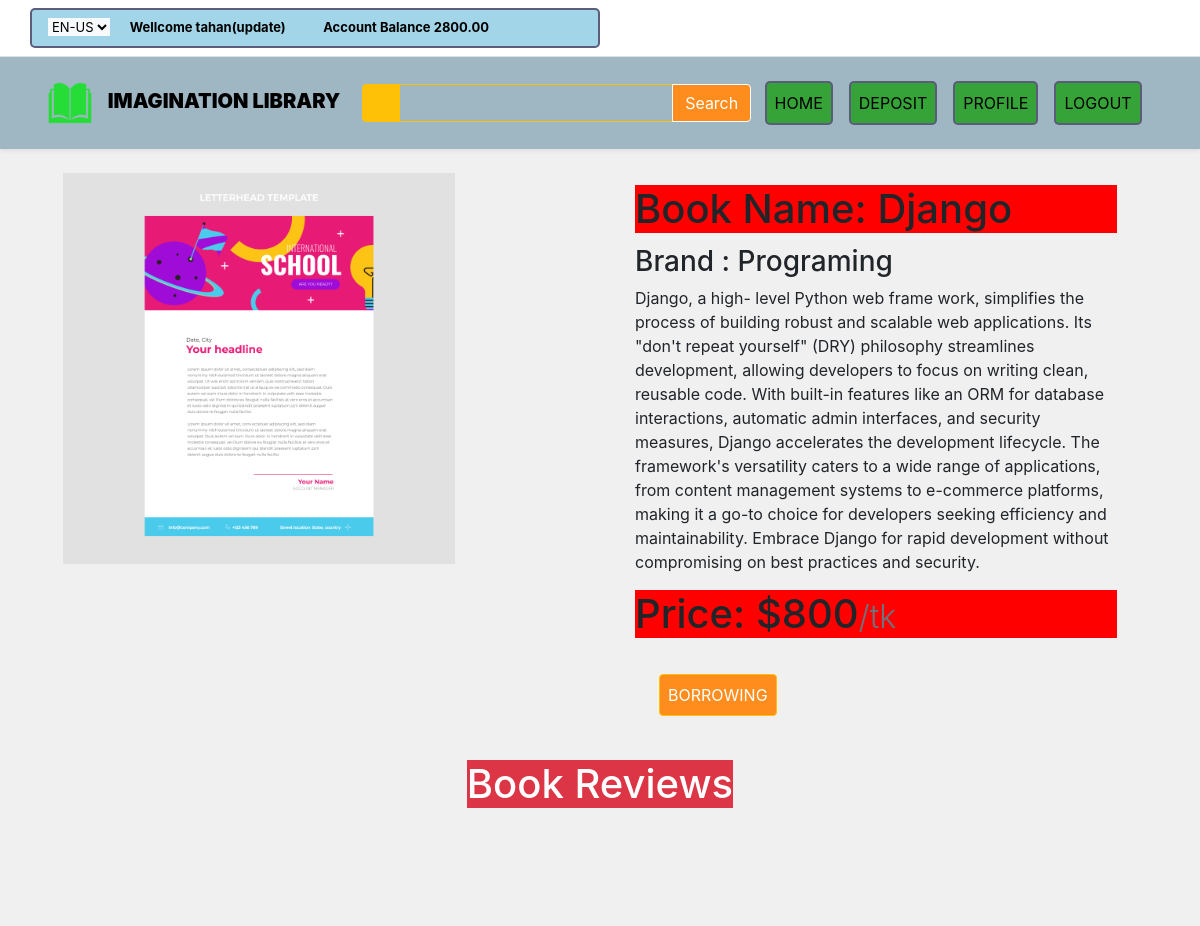
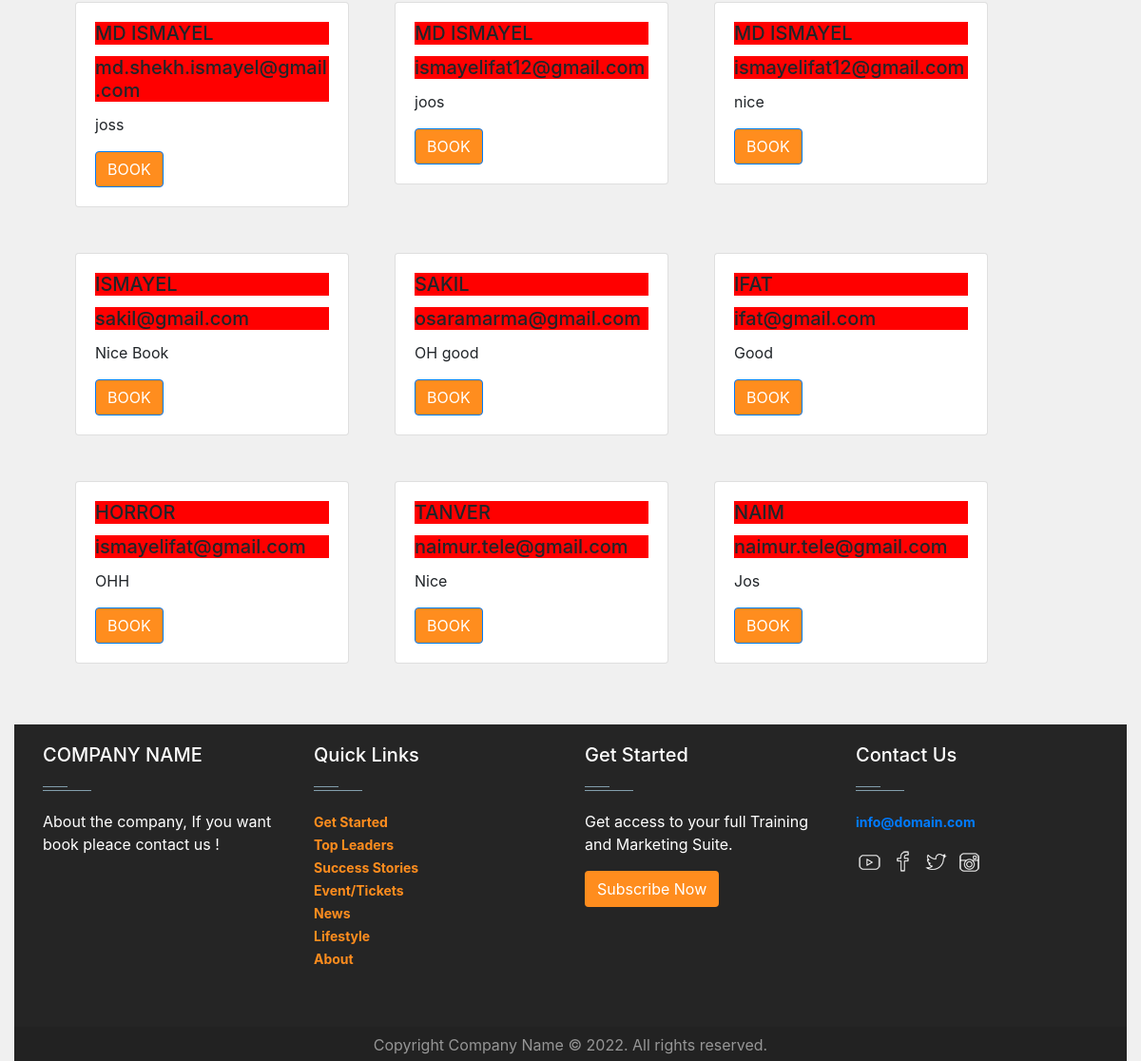
The app's page /details/details/1 (signed in) with its own data (2 pictures, top to bottom).
### accounts/models.py (models this page shows, shortened)
class UserLibraryAccount(models.Model):
    user = models.OneToOneField(User, related_name='account', on_delete=models.CASCADE)
    account_no = models.IntegerField(unique=True)
    balance = models.DecimalField(default=0, max_digits=12, decimal_places=2)
    Name = models.CharField(max_length=50)
    birth_date = models.DateField(null=True, blank=True)
    gender = models.CharField(max_length=10, choices=GENDER_TYPE)

### bookposts/models.py (models this page shows, shortened)
class Post(models.Model):
    image = models.ImageField(upload_to='bookposts/media/uploads', blank=True, null=True)
    book_name = models.CharField(max_length=100)
    book_detail = models.TextField()
    book_price = models.IntegerField()
    category = models.ForeignKey(Cetagory, on_delete=models.CASCADE)

class Review(models.Model):
    post = models.ForeignKey(Post, on_delete=models.CASCADE, related_name='reviews')
    name = models.CharField(max_length=100)
    email = models.EmailField()
    body = models.TextField()

### category/models.py (models this page shows)
class Cetagory(models.Model):
    Name = models.CharField(max_length=100)
    def __str__(self):
        return self.Name

### bookposts/views.py (the view)
# urls.py: path('details/<int:id>', views.BookPostView.as_view(), name='detail_post'),
class BookPostView(DetailView):
    model = models.Post
    pk_url_kwarg = 'id'
    template_name = 'details.html'
    context_object_name = 'bookpost_app'
    def get_context_data(self, **kwargs):
        context = super().get_context_data(**kwargs)
        post =self.object
        reviews = post.reviews.all()
        review_form = forms.ReviewForm()
        context['reviews'] = reviews
        context['reviews_form'] = review_form
        return context

### bookposts/forms.py
class ReviewForm(forms.ModelForm):
    class Meta:
        model = Review
        fields = ['name', 'email', 'body']

### bookposts/templates/details.html (shortened to what this page needs)
{% extends 'base.html' %}
{% load crispy_forms_tags %}
{% block content %}
<div>
<div class=" d-flex flex-wrap px-5 pt-3 " style="background-color: None;">
  <div class="col-6 ">
    <img src="{{bookpost_app.image.url}}" class="card-img-top pt-2 w-75 m-auto" alt="..." />
  </div>
  <div class="col-6 ">
    <div class="card-body">
      <h1 class="card-title">Book Name: {{bookpost_app.book_name}}</h1>
      <h3 class="card-text">Brand : {{bookpost_app.category}}</h3>
      <p class="card-text">{{bookpost_app.book_detail}}</p>
      <h1 class="card-title pricing-card-title">Price: ${{bookpost_app.book_price}}<small class="text-muted fw-light">/tk</small></h1>
      {%if user.is_authenticated %}
      <a class="m-4 p-2 text-uppercase btn btn-outline-warning" href="{% url 'borrowed_book' bookpost_app.id %}">Borrowing</a>
      {% endif %}
  </div>
  </div>
</div>
</div>
<div class="col-12">
  <div class="d-flex justify-content-center align-items-center">
  <h1 class="  text-bg-danger"><span>  Book Reviews</h1></span>
  </div>
<div class="col-12 p-3">
<div class="d-flex flex-wrap  pt-5 m-4">
{% for review in reviews %}
<div class="m-4">
<div class="card" style="width: 18rem;">
  <div class="card-body">
    <h5 class="card-title text-uppercase" >{{review.name}}</h5>
    <h5 class="card-title">{{review.email}}</h5>
    <p class="card-text">{{review.body}}</p>
    <a href="#" class="btn btn-primary text-uppercase">book</a>
  </div>
</div>
</div>
{% endfor %}
</div>
</div>
{% endblock %}

### templates/base.html (shortened to what this page needs)
{% load static %}
<!doctype html>
<html lang="en">
  <head>
    <link rel="stylesheet" href="{% static 'style.css' %}">
    <link href="https://cdn.jsdelivr.net/npm/bootstrap@5.3.2/dist/css/bootstrap.min.css" rel="stylesheet">
    <link rel="stylesheet" href="https://cdnjs.cloudflare.com/ajax/libs/font-awesome/6.5.1/css/fontawesome.min.css">
    <link rel="stylesheet" href="https://stackpath.bootstrapcdn.com/bootstrap/4.5.2/css/bootstrap.min.css">
  </head>
  <body>
          {% if request.user.is_authenticated %}
    <div class="superNav border-bottom py-2 bg-white " style="background-color: #ffffff,;">
      <div class="container">
        <div class="row">
          <div class="col-lg-6 col-md-6 col-sm-12 col-xs-12 centerOnMobile lock-buttons">
            <select  class="me-3 border-0 bg-light">
              <option value="en-us">EN-US</option>
            </select>
            <span class="d-none d-lg-inline-block d-md-inline-block d-sm-inline-block d-xs-none me-3"><strong>Wellcome {{request.user.account.Name}}</strong></span>
            <span class="me-3"><i class="fa-solid fa-phone me-1 text-warning"></i> <strong>Account Balance {{request.user.account.balance}}</strong></span>
          </div>
          <div class="col-lg-6 col-md-6 col-sm-12 col-xs-12 d-none d-lg-block d-md-block-d-sm-block d-xs-none text-end">
            <span class="me-3"><i class="fa-solid fa-phone me-1 text-warning"></i> <strong></strong></span>
            <span class="me-3"><i class="fa-solid fa-phone me-1 text-warning"></i> <strong></strong></span>
          </div>
        </div>
      </div>
    </div>
    {% endif %}
    <nav class="navbar navbar-expand-lg   sticky-top navbar-light p-3 shadow-sm" style="background-color: #9fb6c3;">
      <div class="container">
        <a class="navbar-brand" href="#"><img src="/static/logo.png" alt="Imagination Library Logo"  width="50" height="40" class="img-fluid me-2">
          <strong>IMAGINATION LIBRARY</strong></a>
        <div class=" collapse navbar-collapse" id="navbarNavDropdown">
          <div class="ms-auto d-none d-lg-block">
            <div class="input-group">
              <span class="border-warning input-group-text bg-warning text-white"><i class="fa-solid fa-magnifying-glass"></i></span>
              <input type="text" class="form-control border-warning" style="color:#7a7a7a">
              <button class="btn btn-warning text-white">Search</button>
            </div>
          </div>
          <ul class="navbar-nav ms-auto ">
            <li class="nav-item">
              <a class="nav-link mx-2 text-uppercase active lock-buttonsx" aria-current="page" href="{% url 'home' %}">Home</a>
            </li>
            {% if request.user.is_authenticated %}
            <li class="nav-item">
              <a class="nav-link mx-2 text-uppercase lock-buttonsx" href="{% url 'deposit_money' %}">Deposit</a>
            </li>
            <li class="nav-item">
              <a class="nav-link mx-2 text-uppercase lock-buttonsx" href="{% url 'profile' %}">Profile</a>
            </li>
            <li class="nav-item">
              <a class="nav-link mx-2 text-uppercase lock-buttonsx" href="{% url 'logout' %}">Logout</a>
            </li>
            {% endif %}
          </ul>
        </div>
      </div>
    </nav>
    {% block content %}
    {% endblock %}
    <footer id="footer" class="footer-1">
      <div class="main-footer widgets-dark typo-light">
      <div class="container">
      <div class="row">
      <div class="col-xs-12 col-sm-6 col-md-3">
      <div class="widget subscribe no-box">
      <h5 class="widget-title">COMPANY NAME<span></span></h5>
      <p>About the company, If you want book pleace contact us ! </p>
      </div>
      </div>
      <div class="col-xs-12 col-sm-6 col-md-3">
      <div class="widget no-box">
      <h5 class="widget-title">Quick Links<span></span></h5>
      <ul class="thumbnail-widget">
      <li>
      <div class="thumb-content"><a href="#.">Get Started</a></div>
      </li>
      <li>
      <div class="thumb-content"><a href="#.">Top Leaders</a></div>
      </li>
      <li>
      <div class="thumb-content"><a href="#.">Success Stories</a></div>
      </li>
      <li>
      <div class="thumb-content"><a href="#.">Event/Tickets</a></div>
      </li>
      <li>
      <div class="thumb-content"><a href="#.">News</a></div>
      </li>
      <li>
      <div class="thumb-content"><a href="#.">Lifestyle</a></div>
      </li>
      <li>
      <div class="thumb-content"><a href="#.">About</a></div>
      </li>
      </ul>
      </div>
      </div>
      <div class="col-xs-12 col-sm-6 col-md-3">
      <div class="widget no-box">
      <h5 class="widget-title">Get Started<span></span></h5>
      <p>Get access to your full Training and Marketing Suite.</p>
      <a class="btn" href="" target="_blank">Subscribe Now</a>
      </div>
      </div>
      <div class="col-xs-12 col-sm-6 col-md-3">
      <div class="widget no-box">
      <h5 class="widget-title">Contact Us<span></span></h5>
      <p><a href="mailto:info@domain.com" title="glorythemes">info@domain.com</a></p>
      <ul class="social-footer2">
      <li class=""><a title="youtube" target="_blank" href="https://bit.ly/3m9avif"><img alt="youtube" width="30" height="30"></a></li>
      <li class=""><a href="https://www.facebook.com/" target="_blank" title="Facebook"><img alt="Facebook" width="30" height="30"></a></li>
      <li class=""><a href="https://twitter.com" target="_blank" title="Twitter"><img alt="Twitter" width="30" height="30"></a></li>
      <li class=""><a title="instagram" target="_blank" href="https://www.instagram.com/"><img alt="instagram" width="30" height="30"></a></li>
      </ul>
      </div>
      </div>
      </div>
      </div>
      </div>
      <div class="footer-copyright">
      <div class="container">
      <div class="row">
      <div class="col-md-12 text-center">
      <p>Copyright Company Name © 2022. All rights reserved.</p>
      </div>
      </div>
      </div>
      </div>
      </footer>
  </body>
</html>

### templates/style.css (style rules this page uses)
a { font-size:14px; font-weight:700 }
.superNav { font-size:13px; }
.form-control { outline:none !important; box-shadow: none !important; }
.card-title { background-color: red; }

### templates/base.html (style rules this page uses)
body { background-color: #20948B; margin: 0; padding: 0; }
* { padding: 0; margin: 0; box-sizing: border-box; }
.navbar { background-color: #00b7d4; padding: 10px 0; }
.navbar-brand, .navbar-nav .nav-link { color: #000 !important; }
.input-group-text { background-color: #ffffff; border-color: #ffffff; color: #31d33483; }
.form-control { background-color: #ffffff00; color: #150e0e; border-color: #ffffff; }
.btn-warning { background-color:rgb(18, 202, 76); border-color: #ffffff; color: #000; }
.lock-buttonsx { display: inline-block; background-color: #31a233f6; color: #000; padding: 8px 16px; border: 2px solid rgba(91, 91, 123, 0.981); border-radius: 5px; text-decoration: none; transition: background-color 0.3s, color 0.3s; }
.lock-buttons { display: inline-block; background-color: #91cee3d7; color: #000; padding: 8px 16px; border: 2px solid rgba(91, 91, 123, 0.981); border-radius: 5px; text-decoration: none; transition: background-color 0.3s, color 0.3s; }
footer .main-footer { padding: 20px 0; background: #252525; }
footer ul { padding-left: 0; list-style: none; }
.footer-copyright { background: #222; padding: 5px 0; }
.footer-copyright p { color: #969696; margin: 2px 0 0; }
.widget { padding: 20px; margin-bottom: 40px; }
.widget.no-box { padding: 0; background-color: transparent; margin-bottom: 40px; box-shadow: none; -webkit-box-shadow: none; -moz-box-shadow: none; -ms-box-shadow: none; -o-box-shadow: none; }
.widget.subscribe p { margin-bottom: 18px; }
.widget li a { color: #ff8d1e; }
.widget-title { margin-bottom: 20px; }
.widget-title span { background: #839FAD none repeat scroll 0 0;display: block; height: 1px;margin-top: 25px;position: relative;width: 20%; }
.widget-title span::after { background: inherit;content: "";height: inherit; position: absolute;top: -4px;width: 50%; }
.typo-light h1, .typo-light h2, .typo-light h3, .typo-light h4, .typo-light h5, .typo-light h6, .typo-light p, .typo-light div, .typo-light span, .typo-light small { color: #fff; }
ul.social-footer2 { margin: 0;padding: 0; width: auto; }
ul.social-footer2 li { display: inline-block;padding: 0; }
ul.social-footer2 li a { display: block; height:30px;width: 30px;text-align: center; }
.btn { background-color: #ff8d1e; color:#fff; }

### bookposts/templates/details.html (style rules this page uses)
body { background-color: #f0f0f0; }
.card { transition: all 0.3s; }

### records on screen
Post: image (picture), book_name "Django", category "Programing", book_detail "Django, a high- level Python web frame work, simplifies the process of building robust and scalable web applications. Its \"don't repeat yourself\" (DRY) philosophy streamlines development, allowing developers to focus on writing clean, reusable code. With built-in features like an ORM for database interactions, automatic admin interfaces, and security measures, Django accelerates the development lifecycle. The framework's versatility caters to a wide range of applications, from content management systems to e-commerce platforms, making it a go-to choice for developers seeking efficiency and maintainability. Embrace Django for rapid development without compromising on best practices and…", book_price "800"
Review: name "MD ISMAYEL", email "md.shekh.ismayel@gmail.com", body "joss"
Review: name "MD ISMAYEL", email "ismayelifat12@gmail.com", body "joos"
Review: name "MD ISMAYEL", email "ismayelifat12@gmail.com", body "nice"
Review: name "ISMAYEL", email "sakil@gmail.com", body "Nice Book"
Review: name "SAKIL", email "osaramarma@gmail.com", body "OH good"
Review: name "IFAT", email "ifat@gmail.com", body "Good"
Review: name "HORROR", email "ismayelifat@gmail.com", body "OHH"
Review: name "TANVER", email "naimur.tele@gmail.com", body "Nice"
Review: name "NAIM", email "naimur.tele@gmail.com", body "Jos"

### other values on screen
{{ request.user.account.Name }} "tahan(update)"
{{ request.user.account.balance }} "2800.00"
